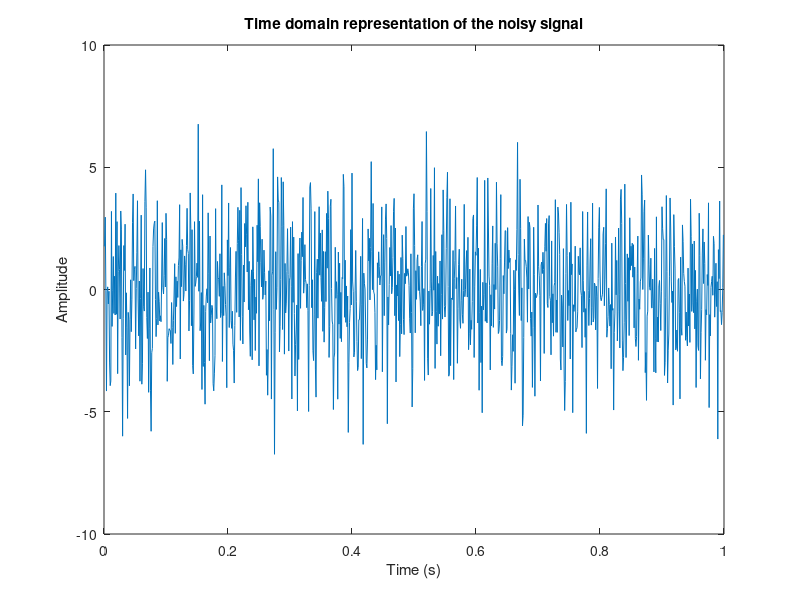
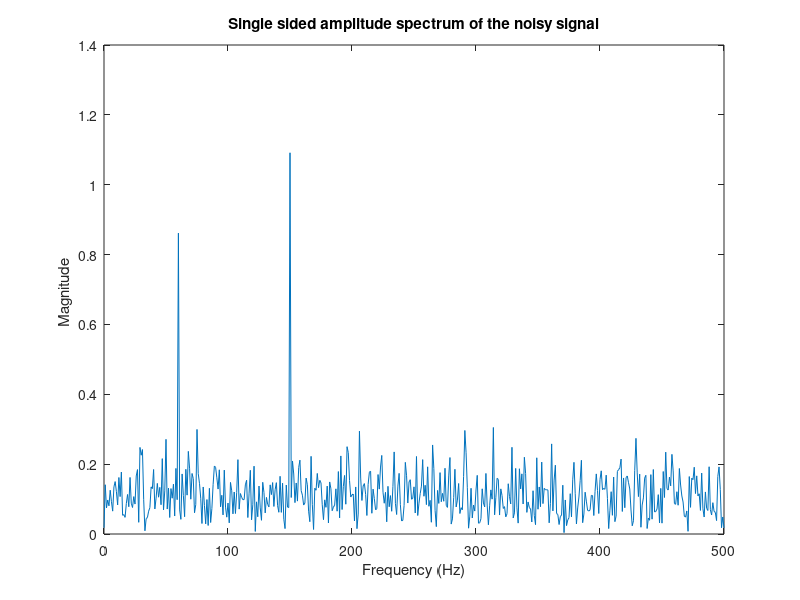

Recreate these plots in MATLAB, in order.
fs = 1000;  %sampling frequency
T = 1/fs; %sampling periof
len = 1000; %signal length
t = (0:len-1)*T; %time vector 
freq1 = 60; %frequency of the first signal component
freq2 = 150; %frequency of the second signal component

%sinusoidal signals
sin60Hz = 0.7 * cos(2*pi*freq1.*t);
sin150Hz = 1.1 * cos(2*pi*freq2.*t);

%zero-mean random white noise with variance 4
variance = 4;
noise = sqrt(variance)*randn(size(t)); 

%original signal without noise
orig_sig = sin60Hz + sin150Hz;

%signal with noise
sig_w_noise = orig_sig + noise;
figure
plot(t,sig_w_noise)
xlabel('Time (s)')
ylabel('Amplitude')
title('Time domain representation of the noisy signal')

%fourier transform of the original signal
fft_orig = fft(orig_sig);

%fourier transform of the noisy signal
signal_fft = fft(sig_w_noise);
double_sided = abs(signal_fft/len);
single_sided = double_sided(1:len/2+1);
single_sided(2:end-1) = 2*single_sided(2:end-1);
freq = fs*(0:(len/2))/len;

figure
plot(freq, single_sided);
xlabel('Frequency (Hz)')
ylabel('Magnitude ')
title('Single sided amplitude spectrum of the noisy signal')